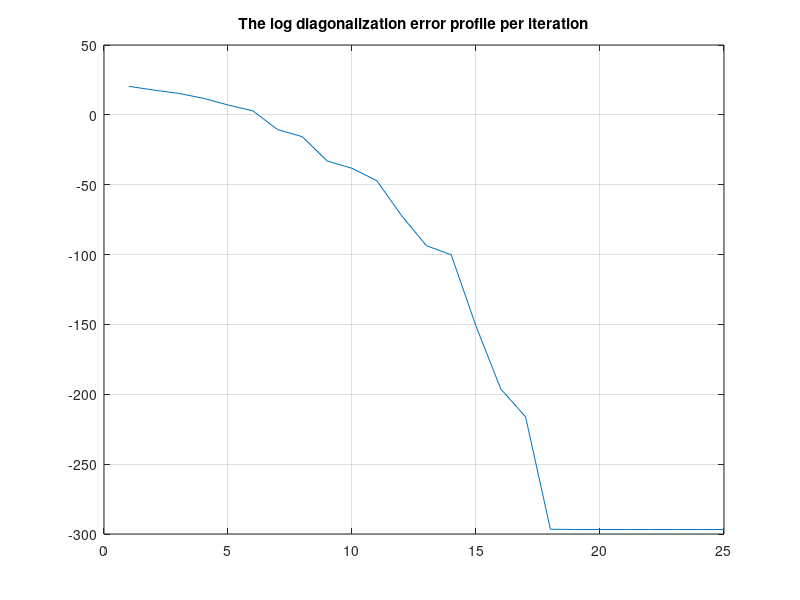

The MATLAB source for this figure:
% An implementation of Jacobi's algorithm for symmetric matrix
% diagonalization: The classical Jacobi algorithm.
% Ref: Golub, Gene H., and Charles F. Van Loan. Matrix computations.
% JHU Press, 1996, Sec 8.4
%
% Reza Sameni 3/1/2019
% email: reza.sameni@gmail.com
%
function testJacobiDiagonalization02
clc;
clear;
close all;

% A = [6 5 1; 5 22 3 ; 1 3 7]; % counter example in which the algorithm does not converge
% % A = [9 5 1; 5 8 3 ; 1 3 7];
% N = 3;

A = [6 5 -1 4; 5 22 3 2; -1 3 37 5 ; 4 2 5 10]; % counter example in which the algorithm does not converge
N = 4;

ITR = 25;
P = A
e = zeros(1, ITR);
U = eye(N);
for k = 1 : ITR
    B = triu(abs(P), 1);
    [i, j] = find(B == max(B(:)), 1);
    [c, s] = SymSchur2(P(i, i), P(j, j), P(i, j));
    Uk = eye(N);
    Uk(i, i) = c;
    Uk(i, j) = s;
    Uk(j, i) = -s;
    Uk(j, j) = c;
    
    P = Uk' * P * Uk
    e(k) = sum(sum((P - diag(diag(P))).^2));
    U = U * Uk
end

[V,D] = eig(A)

figure;
plot(1:ITR, 10*log10(e));
grid;
title('The log diagonalization error profile per iteration');

function [c s] = SymSchur2(App, Aqq, Apq)
if(Apq ~= 0)
    tau = (Aqq - App)/(2*Apq);
    if(tau >= 0)
        t = 1/(tau + sqrt(1 + tau^2));
    else
        t = -1/(-tau + sqrt(1 + tau^2));
    end
    c = 1/sqrt(1 + t^2);
    s = t*c;
else
    c = 1;
    s = 0;
end